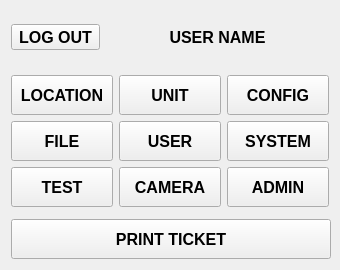
<?xml version="1.0" encoding="UTF-8"?>
<ui version="4.0">
 <class>mainMenu</class>
 <widget class="QWidget" name="mainMenu">
  <property name="geometry">
   <rect>
    <x>0</x>
    <y>0</y>
    <width>340</width>
    <height>270</height>
   </rect>
  </property>
  <property name="minimumSize">
   <size>
    <width>340</width>
    <height>270</height>
   </size>
  </property>
  <property name="font">
   <font>
    <pointsize>12</pointsize>
    <weight>75</weight>
    <italic>false</italic>
    <bold>true</bold>
   </font>
  </property>
  <property name="windowTitle">
   <string>Form</string>
  </property>
  <layout class="QGridLayout" name="gridLayout_2">
   <item row="0" column="0">
    <layout class="QHBoxLayout" name="horizontalLayout">
     <property name="topMargin">
      <number>6</number>
     </property>
     <property name="bottomMargin">
      <number>6</number>
     </property>
     <item>
      <widget class="QToolButton" name="tb_logout">
       <property name="font">
        <font>
         <pointsize>12</pointsize>
         <weight>75</weight>
         <italic>false</italic>
         <bold>true</bold>
        </font>
       </property>
       <property name="text">
        <string>LOG OUT</string>
       </property>
      </widget>
     </item>
     <item>
      <spacer name="horizontalSpacer">
       <property name="orientation">
        <enum>Qt::Horizontal</enum>
       </property>
       <property name="sizeType">
        <enum>QSizePolicy::Fixed</enum>
       </property>
       <property name="sizeHint" stdset="0">
        <size>
         <width>10</width>
         <height>20</height>
        </size>
       </property>
      </spacer>
     </item>
     <item>
      <widget class="QLabel" name="lb_userName">
       <property name="minimumSize">
        <size>
         <width>0</width>
         <height>40</height>
        </size>
       </property>
       <property name="maximumSize">
        <size>
         <width>16777215</width>
         <height>40</height>
        </size>
       </property>
       <property name="font">
        <font>
         <pointsize>12</pointsize>
         <weight>75</weight>
         <italic>false</italic>
         <bold>true</bold>
        </font>
       </property>
       <property name="text">
        <string>USER NAME</string>
       </property>
       <property name="alignment">
        <set>Qt::AlignCenter</set>
       </property>
      </widget>
     </item>
     <item>
      <spacer name="horizontalSpacer_2">
       <property name="orientation">
        <enum>Qt::Horizontal</enum>
       </property>
       <property name="sizeType">
        <enum>QSizePolicy::Fixed</enum>
       </property>
       <property name="sizeHint" stdset="0">
        <size>
         <width>10</width>
         <height>20</height>
        </size>
       </property>
      </spacer>
     </item>
    </layout>
   </item>
   <item row="1" column="0">
    <layout class="QGridLayout" name="gridLayout">
     <property name="topMargin">
      <number>6</number>
     </property>
     <property name="bottomMargin">
      <number>6</number>
     </property>
     <item row="0" column="1">
      <widget class="QPushButton" name="pb_modeSel">
       <property name="enabled">
        <bool>true</bool>
       </property>
       <property name="minimumSize">
        <size>
         <width>0</width>
         <height>40</height>
        </size>
       </property>
       <property name="font">
        <font>
         <pointsize>12</pointsize>
         <weight>75</weight>
         <italic>false</italic>
         <bold>true</bold>
        </font>
       </property>
       <property name="text">
        <string>UNIT</string>
       </property>
       <property name="flat">
        <bool>false</bool>
       </property>
      </widget>
     </item>
     <item row="2" column="0">
      <widget class="QPushButton" name="pb_selfTest">
       <property name="minimumSize">
        <size>
         <width>0</width>
         <height>40</height>
        </size>
       </property>
       <property name="font">
        <font>
         <pointsize>12</pointsize>
         <weight>75</weight>
         <italic>false</italic>
         <bold>true</bold>
        </font>
       </property>
       <property name="text">
        <string>TEST</string>
       </property>
       <property name="flat">
        <bool>false</bool>
       </property>
      </widget>
     </item>
     <item row="0" column="0">
      <widget class="QPushButton" name="pb_locSetup">
       <property name="minimumSize">
        <size>
         <width>0</width>
         <height>40</height>
        </size>
       </property>
       <property name="font">
        <font>
         <pointsize>12</pointsize>
         <weight>75</weight>
         <italic>false</italic>
         <bold>true</bold>
        </font>
       </property>
       <property name="text">
        <string>LOCATION</string>
       </property>
       <property name="flat">
        <bool>false</bool>
       </property>
      </widget>
     </item>
     <item row="0" column="2">
      <widget class="QPushButton" name="pb_lidarSetup">
       <property name="minimumSize">
        <size>
         <width>0</width>
         <height>40</height>
        </size>
       </property>
       <property name="font">
        <font>
         <pointsize>12</pointsize>
         <weight>75</weight>
         <italic>false</italic>
         <bold>true</bold>
        </font>
       </property>
       <property name="text">
        <string>CONFIG</string>
       </property>
       <property name="flat">
        <bool>false</bool>
       </property>
      </widget>
     </item>
     <item row="2" column="2">
      <widget class="QPushButton" name="pb_admin">
       <property name="minimumSize">
        <size>
         <width>0</width>
         <height>40</height>
        </size>
       </property>
       <property name="font">
        <font>
         <pointsize>12</pointsize>
         <weight>75</weight>
         <italic>false</italic>
         <bold>true</bold>
        </font>
       </property>
       <property name="text">
        <string>ADMIN</string>
       </property>
       <property name="flat">
        <bool>false</bool>
       </property>
      </widget>
     </item>
     <item row="1" column="1">
      <widget class="QPushButton" name="pb_userMgr">
       <property name="minimumSize">
        <size>
         <width>0</width>
         <height>40</height>
        </size>
       </property>
       <property name="font">
        <font>
         <pointsize>12</pointsize>
         <weight>75</weight>
         <italic>false</italic>
         <bold>true</bold>
        </font>
       </property>
       <property name="text">
        <string>USER</string>
       </property>
       <property name="flat">
        <bool>false</bool>
       </property>
      </widget>
     </item>
     <item row="1" column="2">
      <widget class="QPushButton" name="pb_sysOpt">
       <property name="minimumSize">
        <size>
         <width>0</width>
         <height>40</height>
        </size>
       </property>
       <property name="font">
        <font>
         <pointsize>12</pointsize>
         <weight>75</weight>
         <italic>false</italic>
         <bold>true</bold>
        </font>
       </property>
       <property name="text">
        <string>SYSTEM</string>
       </property>
       <property name="flat">
        <bool>false</bool>
       </property>
      </widget>
     </item>
     <item row="1" column="0">
      <widget class="QPushButton" name="pb_fileMgr">
       <property name="minimumSize">
        <size>
         <width>0</width>
         <height>40</height>
        </size>
       </property>
       <property name="font">
        <font>
         <pointsize>12</pointsize>
         <weight>75</weight>
         <italic>false</italic>
         <bold>true</bold>
        </font>
       </property>
       <property name="text">
        <string>FILE</string>
       </property>
       <property name="flat">
        <bool>false</bool>
       </property>
      </widget>
     </item>
     <item row="2" column="1">
      <widget class="QPushButton" name="pb_camera">
       <property name="minimumSize">
        <size>
         <width>0</width>
         <height>40</height>
        </size>
       </property>
       <property name="text">
        <string>CAMERA</string>
       </property>
      </widget>
     </item>
    </layout>
   </item>
   <item row="2" column="0">
    <widget class="QPushButton" name="pb_prtTicket">
     <property name="minimumSize">
      <size>
       <width>320</width>
       <height>40</height>
      </size>
     </property>
     <property name="maximumSize">
      <size>
       <width>320</width>
       <height>16777215</height>
      </size>
     </property>
     <property name="font">
      <font>
       <pointsize>12</pointsize>
       <weight>75</weight>
       <italic>false</italic>
       <bold>true</bold>
      </font>
     </property>
     <property name="text">
      <string>PRINT TICKET</string>
     </property>
     <property name="flat">
      <bool>false</bool>
     </property>
    </widget>
   </item>
  </layout>
 </widget>
 <tabstops>
  <tabstop>pb_locSetup</tabstop>
  <tabstop>pb_modeSel</tabstop>
  <tabstop>pb_lidarSetup</tabstop>
  <tabstop>pb_fileMgr</tabstop>
  <tabstop>pb_userMgr</tabstop>
  <tabstop>pb_sysOpt</tabstop>
  <tabstop>pb_selfTest</tabstop>
  <tabstop>pb_admin</tabstop>
  <tabstop>pb_prtTicket</tabstop>
 </tabstops>
 <resources/>
 <connections/>
</ui>
